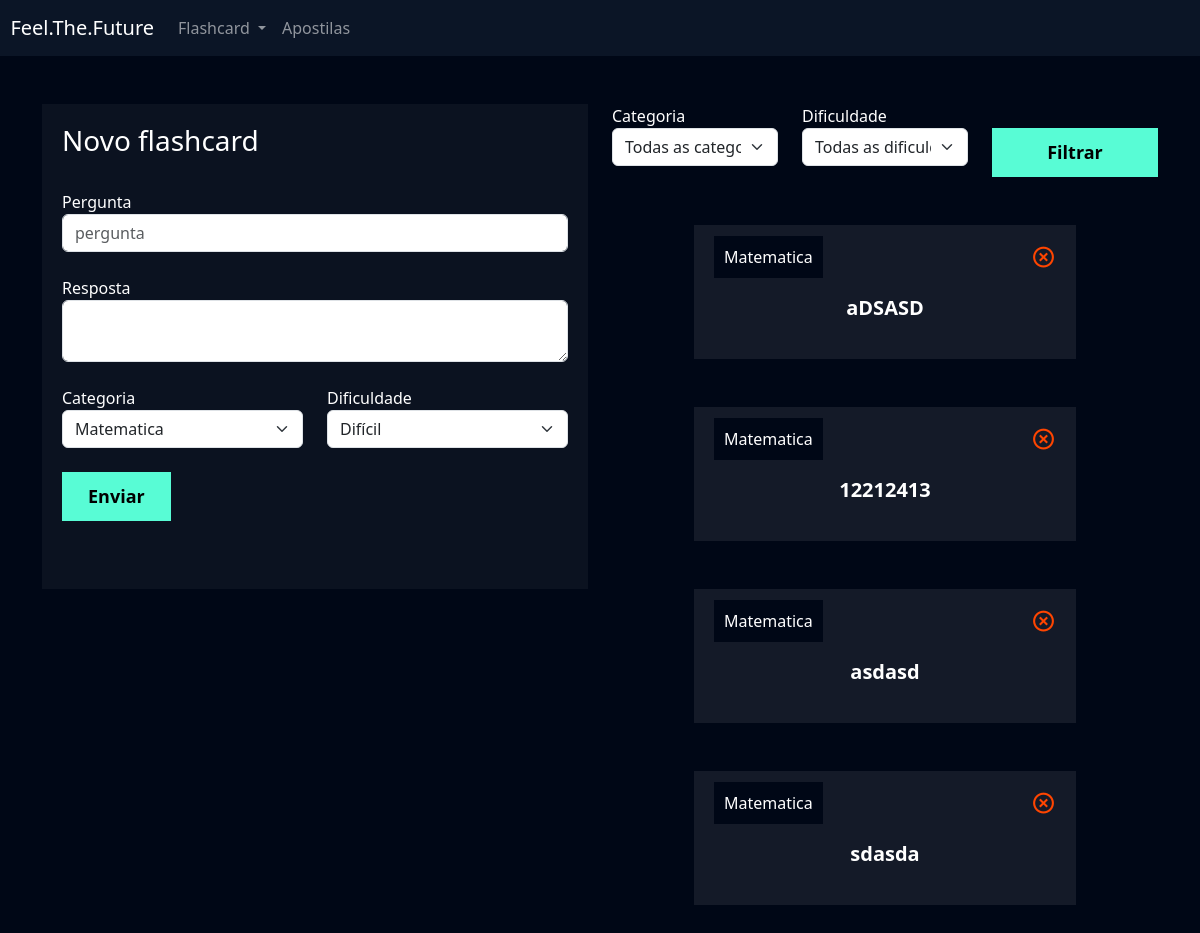
Screenshot of /flashcard/novo_flashcard/ (signed in) with the database file from the repository.
### flashcard/models.py (models this page shows, shortened)
class Flashcard(models.Model):
    DIFICULDADE_CHOICES = (('D', 'Difícil'), ('M', 'Médio'), ('F', 'Fácil'))
    user = models.ForeignKey(User, on_delete=models.DO_NOTHING)
    question = models.CharField(max_length=100)
    resp = models.TextField()
    category = models.ForeignKey(Categoria, on_delete=models.DO_NOTHING)
    difficulty = models.CharField(max_length=1, choices=DIFICULDADE_CHOICES)

class Categoria(models.Model):
    nome = models.CharField(max_length=20)
    def __str__(self):
        return self.nome

### flashcard/views.py (the view, shortened to what this page needs)
# urls.py: path('novo_flashcard/', views.novo_flashcard, name="novo_flashcard"),
def novo_flashcard(request):
    if (not request.user.is_authenticated):
        return redirect('/usuarios/logar')
    if (request.method == "GET"):
        categorias = Categoria.objects.all()
        dificuldades = Flashcard.DIFICULDADE_CHOICES
        flashcard_list = Flashcard.objects.filter(user=request.user)
        return render(request, 'novo_flashcard.html', {'categorias': categorias,
                                                       'dificuldades':dificuldades,
                                                       'flashcards': flashcard_list})

### flashcard/templates/novo_flashcard.html (shortened to what this page needs)
{% extends "base.html" %}
{% load static %}
{% block 'cabecalho' %}
    <link href="{% static 'usuarios/css/cadastro.css' %}" rel="stylesheet">
    <link href='https://unpkg.com/boxicons@2.1.4/css/boxicons.min.css' rel='stylesheet'>
    <link href="{% static 'flashcard/css/novo_flashcard.css' %}" rel = 'stylesheet'>
{% endblock 'cabecalho' %}
{% block 'conteudo' %}
    {% include "partials/header.html" %}
    <div class="container">
        <br>
        <br>
        <div class="row">
            <div class="col-md">
                <div class="box-form">
                    <form action="{% url 'novo_flashcard' %}" method="POST"> {% csrf_token %}
                        <h3>Novo flashcard </h3>
                        <br>
                        <label>Pergunta</label>
                        <input type="text" class="form-control" placeholder="pergunta" name="pergunta">
                        <br>
                        <label>Resposta</label>
                        <textarea class="form-control" name="resposta"></textarea>
                        <br>
                        <div class="row">
                                <div class="col-md">
                                    <label for="">Categoria</label>
                                    <select class="form-select" name="categoria">
                                        {% for categoria in categorias %}
                                            <option value = "{{ categoria.id }}">{{ categoria.nome }}</option>
                                        {% endfor %}
                                    </select>
                                </div>
                                <div class="col-md">
                                    <label for="">Dificuldade</label>
                                    <select class="form-select" name="dificuldade">
                                        {% for dificuldade in dificuldades %}
                                            <option value="{{dificuldade.0}}">{{dificuldade.1}}</option>
                                        {% endfor %}
                                    </select>
                                </div>
                        </div>
                        <br>
                        <input type="submit" value="Enviar" class="btn-cadastro">
                        <br>
                        <br>
                        <br>
                    </form>
                </div>
            </div>
            <div class="col-md">
                <form action="{% url 'novo_flashcard' %}" method="GET"> {% csrf_token %}
                    <div class="row">
                        <div class="col-md">
                            <label for="">Categoria</label>
                            <select name="categoria" id="" class="form-select">
                                <option value="">Todas as categorias</option>
                            </select>
                        </div>
                        <div class="col-md">
                            <label for="">Dificuldade</label>
                            <select name="dificuldade" id="" class="form-select">
                                <option value="">Todas as dificuldades</option>
                            </select>
                        </div>
                        <div class="col-md">
                            <br>
                            <input type="submit" style="width: 100%" value="Filtrar" class="btn-cadastro">
                        </div>
                    </div>
                </form>
                <br>
                <br>
                {% for item in flashcards %}
                    <div class="box-new-flashcard" onclick="flip_card({{item.id}})">
                        <div class="flashcard ">
                            <div class="flashcard-categoria">
                                {{ item.category }}
                            </div>
                            <a href="{% url 'deletar_flashcard' item.id %}"><i class='icone-exit bx bx-x-circle'></i></a>
                            <br>
                            <br>
                            <div class="flashcard-box-item">
                                <p class="flashcard-item">{{ item.question }}</p>
                            </div>
                        </div>
                    </div>
                    <br>
                    <br>
                {% endfor %}
            </div>
        </div>
    </div>
{% endblock 'conteudo' %}

### templates/static/geral/css/base.css (style rules this page uses)
:root { --main-color: #0b1526; --dark-color: #000716; --secondary-dark-color: rgb(15, 2, 26); --light-color: #00c1f3; --contrast-color: #f4c96b; --differential-color: #58fcd5; }
body { background-color: var(--dark-color) !important; color: white !important; }

### templates/static/usuarios/css/cadastro.css (style rules this page uses)
* { margin: 0; padding: 0; }
.box-form { padding: 20px; background-color: rgba(217,217,217, .05); color: white !important; }
.btn-cadastro { padding: 10px; background-color: #58fcd5; border: none; border: 1px solid #58fcd5; font-size: 18px; font-weight: bold; padding-left: 25px; padding-right: 25px; }

### templates/static/flashcard/css/novo_flashcard.css (style rules this page uses)
.box-new-flashcard { width: 70%; margin: auto; }
.flashcard { background-color: rgba(255, 255, 255, .08); padding: 20px; }
.flashcard-box-item { text-align: center; }
.flashcard p { font-size: 20px; font-weight: bold; cursor: pointer; }
.flashcard-categoria { background-color: var(--dark-color); display: inline; padding: 10px; }
.icone-exit { float: right; font-size: 25px; color: orangered; }

### rows the page displays
Flashcard: category "Matematica", question "aDSASD"
Flashcard: category "Matematica", question "12212413"
Flashcard: category "Matematica", question "asdasd"
Flashcard: category "Matematica", question "sdasda"

### other values shown
form field categoria "Matematica"
form field dificuldade "Difícil"
